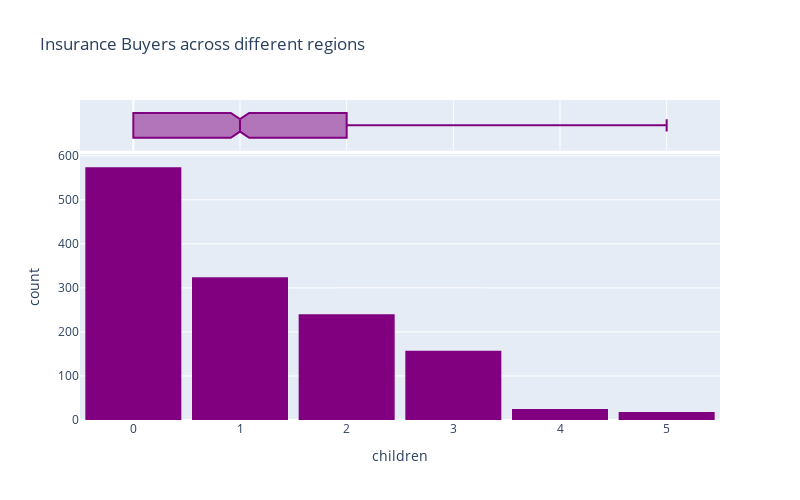

The notebook cell this image was saved under:
### Code cell
fig3 =px.histogram(medical_df,x='children',color_discrete_sequence=['purple'],title= 'Insurance Buyers across different regions',marginal='box')
# medical_df['region'].unique()
fig3.update_layout(width=800,height=500,bargap=0.1)

fig3.show()

### Figure 1 — Plotly figure (JSON) as saved in the notebook; plotly's stock layout.template omitted (floating-point values rounded to 4 significant figures; data arrays with more than 128 entries replaced by an {"elided": "..."} marker saying what was removed)
{"data": [{"alignmentgroup": "True", "bingroup": "x", "hovertemplate": "children=%{x}<br>count=%{y}<extra></extra>", "legendgroup": "", "marker": {"color": "purple", "pattern": {"shape": ""}}, "name": "", "offsetgroup": "", "orientation": "v", "showlegend": false, "type": "histogram", "x": {"elided": "1338 int values"}, "xaxis": "x", "yaxis": "y"}, {"alignmentgroup": "True", "hovertemplate": "children=%{x}<extra></extra>", "legendgroup": "", "marker": {"color": "purple"}, "name": "", "notched": true, "offsetgroup": "", "showlegend": false, "type": "box", "x": {"elided": "1338 int values"}, "xaxis": "x2", "yaxis": "y2"}], "layout": {"bargap": 0.1, "barmode": "relative", "height": 500, "legend": {"tracegroupgap": 0}, "title": {"text": "Insurance Buyers across different regions"}, "width": 800, "xaxis": {"anchor": "y", "domain": [0, 1], "title": {"text": "children"}}, "xaxis2": {"anchor": "y2", "domain": [0, 1], "matches": "x", "showgrid": true, "showticklabels": false}, "yaxis": {"anchor": "x", "domain": [0, 0.8316], "title": {"text": "count"}}, "yaxis2": {"anchor": "x2", "domain": [0.8416, 1], "matches": "y2", "showgrid": false, "showline": false, "showticklabels": false, "ticks": ""}}}
